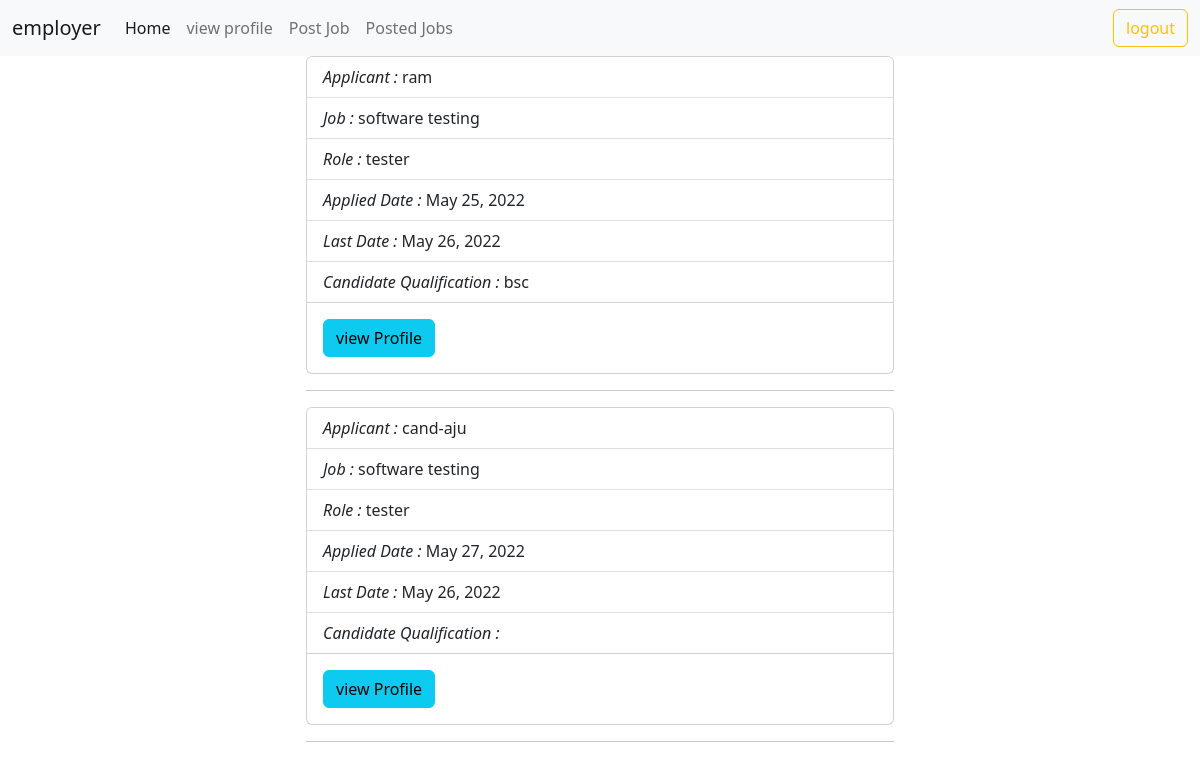
/employer/jobs/all/shortlist/2 (signed in), run on the app's committed database.
### users/models.py (models this page shows, shortened)
class User(AbstractUser):
    phone = models.CharField(max_length=12)
    options = (
        ("employer", "employer"),
        ("candidate", "candidate")
    )
    role = models.CharField(max_length=12, choices=options, default="candidate")

### employer/models.py (models this page shows)
class Applications(models.Model):
    applicant = models.ForeignKey(User, on_delete=models.CASCADE, related_name="applicants")
    job = models.ForeignKey(Jobs, on_delete=models.CASCADE, related_name="ajob")
    options = (
        ("applied", "applied"),
        ("rejected", "rejected"),
        ("pending", "pending"),
        ("cancelled", "cancelled"),
        ("accepted", "accepted")
    )
    status = models.CharField(max_length=20, choices=options, default="applied")
    date = models.DateField(auto_now_add=True)
    class Meta:
        unique_together = ("applicant", "job")

class Jobs(models.Model):
    posted_by = models.ForeignKey(User, on_delete=models.CASCADE, related_name="company")
    job_title = models.CharField(max_length=120)
    job_description = models.TextField()
    role = models.CharField(max_length=120)
    experience = models.PositiveIntegerField(default=0)
    location = models.CharField(max_length=120)
    salary = models.PositiveIntegerField()
    created_date = models.DateField(auto_now_add=True)
    last_date = models.DateField(null=True)
    qualification = models.CharField(max_length=120, null=True)
    def __str__(self):
        return self.job_title

### candidate/models.py (models this page shows)
class CandidateProfile(models.Model):
    user = models.OneToOneField(User, on_delete=models.CASCADE, related_name="candidates")
    profile_pic = models.ImageField(upload_to="profile")
    qualification = models.CharField(max_length=120)
    age = models.PositiveIntegerField(default=17)
    skills = models.CharField(max_length=120, null=True)
    cv = models.FileField(upload_to="cvs", null=True)

### employer/views.py (the view)
# urls.py: path("jobs/all/shortlist/<int:id>", views.ShortListView.as_view(), name="emp-shortlist"),
class ShortListView(ListView):
    model = Applications
    template_name = "emp-shortlist.html"
    context_object_name = "application"
    def get_queryset(self):
        return Applications.objects.filter(job=self.kwargs.get("id"), status="accepted")

### employer/templates/emp-shortlist.html
{%extends 'base_emp.html'%}
{%block body_block%}
<div class="row">
    <div class="col-3"></div>
    <div class="col-6">
        {%if application%}
        {%for acpt in application%}
        <div class="card" style="">
            <ul class="list-group list-group-flush">
                <li class="list-group-item"><i>Applicant : </i>{{acpt.applicant}}</li>
                <li class="list-group-item"><i>Job : </i>{{acpt.job}}</li>
                <li class="list-group-item"><i>Role : </i>{{acpt.job.role}}</li>
                <li class="list-group-item"><i>Applied Date : </i>{{acpt.date}}</li>
                <li class="list-group-item"><i>Last Date : </i>{{acpt.job.last_date}}</li>
                <li class="list-group-item"><i>Candidate Qualification : </i>{{acpt.applicant.candidates.qualification}}</li>
            </ul>
            <div class="card-body">
                <a href="" class="card-link btn btn-info">view Profile</a>
            </div>
        </div>
        <hr>
        {%endfor%}
        {%else%}
        <h4>no accepted application</h4>
        {%endif%}
    </div>
    <div class="col-3"></div>
</div>
{%endblock%}

### employer/templates/base_emp.html (shortened to what this page needs)
<!DOCTYPE html>
<html lang="en">
<head>
    <link href="https://cdn.jsdelivr.net/npm/bootstrap@5.2.0-beta1/dist/css/bootstrap.min.css" rel="stylesheet"
>
</head>
<body>
<nav class="navbar navbar-expand-lg bg-light">
    <div class="container-fluid">
        <a class="navbar-brand" href="#">{{request.user}}</a>
        <div class="collapse navbar-collapse" id="navbarNavAltMarkup">
            <div class="navbar-nav me-auto mb-2 mb-lg-0">
                <a class="nav-link active" aria-current="page" href="{%url 'emp-home'%}">Home</a>
                {%if request.user.employer%}
                <a class="nav-link" href="{%url 'emp-profdetail'%}">view profile</a>
                {%else%}
                <a class="nav-link" href="{%url 'emp-profile'%}">add profile</a>
                {%endif%}
                <a class="nav-link" href="{%url 'emp-addjob'%}">Post Job</a>
                <a class="nav-link" href="{%url 'emp-listjob'%}">Posted Jobs</a>
            </div>
            <div class="navbar-nav mr-auto mb-2 mb-lg-0">
                <a class="btn btn-outline-warning" href="{%url 'signout'%}">logout</a>
            </div>
        </div>
    </div>
</nav>
{%block body_block%}
{%endblock%}
</body>
</html>

### data on the page
User: user "employer"
Applications: applicant "ram", job "software testing", job.role "tester", date "May 25, 2022", job.last_date "May 26, 2022", applicant.candidates.qualification "bsc"
Applications: applicant "cand-aju", job "software testing", job.role "tester", date "May 27, 2022", job.last_date "May 26, 2022"
